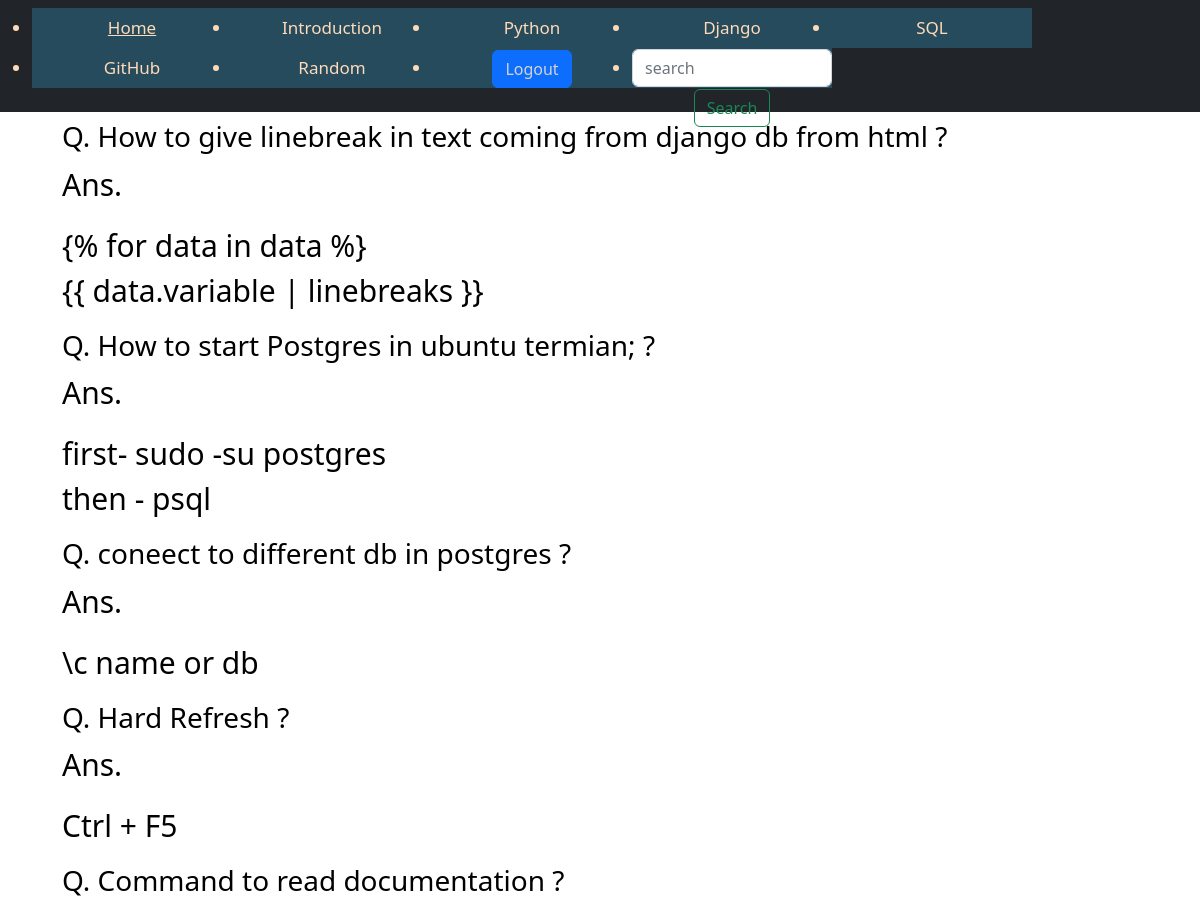
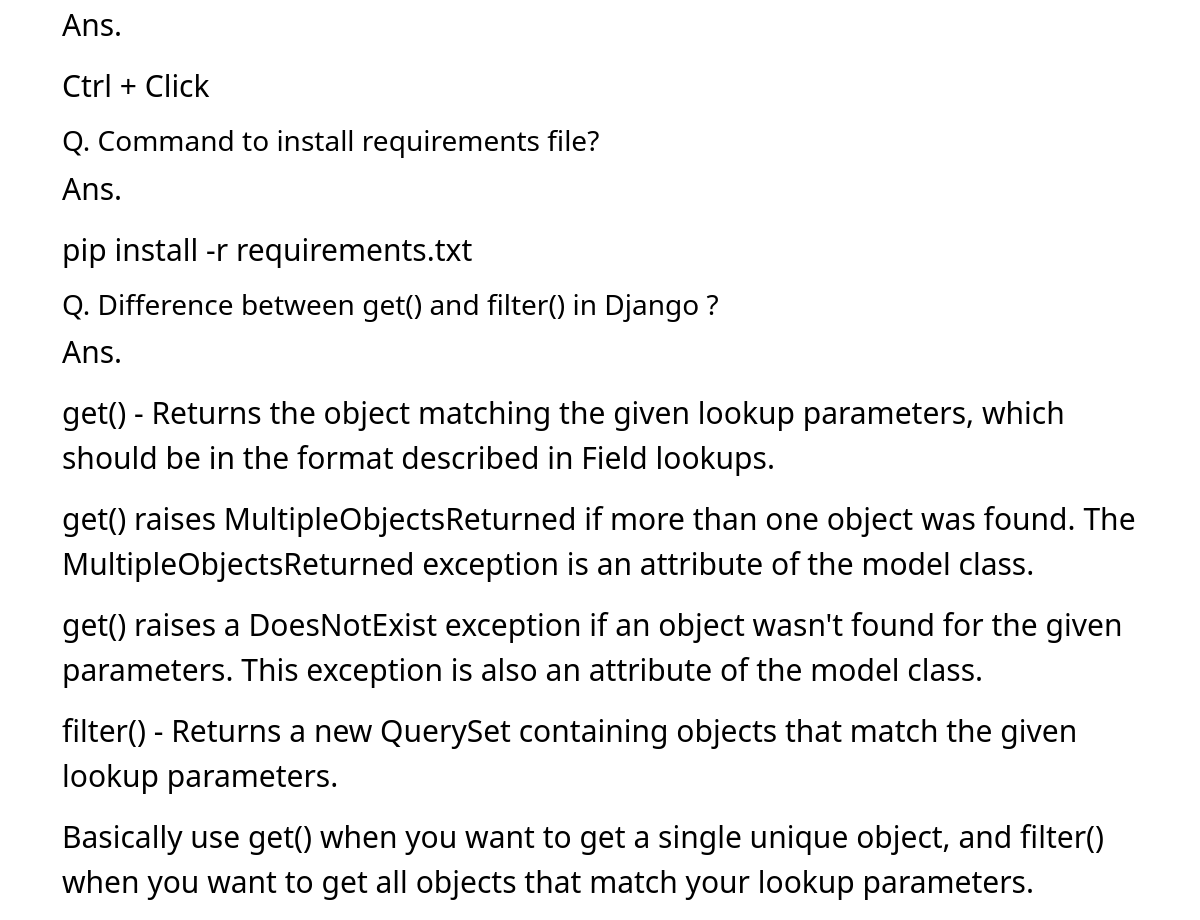
The page /random_questions/ on the database its author committed (2 pictures, top to bottom).
### main/models.py (models this page shows)
class RandomQuestions(models.Model):
    question = models.TextField(max_length=255, blank=True)
    img = models.ImageField(upload_to="productImages", blank=True)
    answer = models.TextField()

### main/views.py (the view)
# urls.py: path('random_questions/', random_questions_view, name="random_questions"),
def random_questions_view(request):
    questions = RandomQuestions.objects.all()
    return render(request, 'main/random.html', {"questions": questions})

### main/templates/main/random.html (shortened to what this page needs)
<!doctype html>
<html lang="en">
<head>
</head>
<body>
 {% include 'main/nav.html' %}
 <div class="container">
  <div class="right-section">
      {% for quest in questions %}
     <h3>Q. {{ quest.question }}</h3>
     <p>Ans.{% if quest.img %} <img src="{{ quest.img.url }}"> {% endif %}{{ quest.answer|linebreaks }}</p>
      {% endfor %}
     </div>
</div>
</body>
</html>

### main/templates/main/random.html (style rules this page uses)
.container { display: flex; width: 100%; height: 100%; padding-top: 100px; }
.right-section { font-size: 30px; padding-left: 20px; padding-right: 20px; padding-top: 20px; color: black; }

### rows shown on the page
RandomQuestions: question "How to give linebreak in text coming from django db from html ?", answer "{% for data in data %} {{ data.variable | linebreaks }}"
RandomQuestions: question "How to start Postgres in ubuntu termian; ?", answer "first- sudo -su postgres then - psql"
RandomQuestions: question "coneect to different db in postgres ?", answer "\\c name or db"
RandomQuestions: question "Hard Refresh ?", answer "Ctrl + F5"
RandomQuestions: question "Command to read documentation ?", answer "Ctrl + Click"
RandomQuestions: question "Command to install requirements file?", answer "pip install -r requirements.txt"
RandomQuestions: question "Difference between get() and filter() in Django ?", answer "get() - Returns the object matching the given lookup parameters, which should be in the format described in Field lookups. get() raises MultipleObjectsReturned if more than one object was found. The MultipleObjectsReturned exception is an attribute of the model class. get() raises a DoesNotExist exception if an object wasn't found for the given parameters. This exception is also an attribute of the model class. filter() - Returns a new QuerySet containing objects that match the given lookup parameters. Basically use get() when you want to get a single unique object, and filter() when you want to get all objects that match your lookup parameters."
